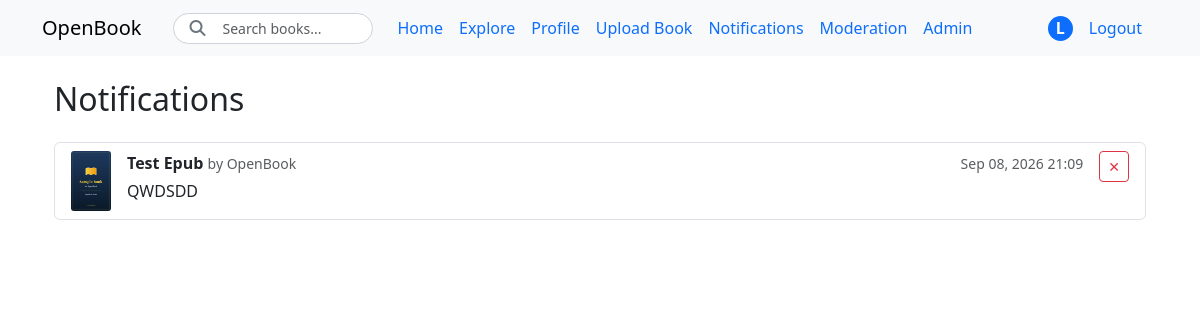
The app's page /notifications/ (signed in) with its own data.
### accounts/models.py (models this page shows, shortened)
class CustomUser(AbstractUser):
    ROLE_CHOICES = (
        ('reader', 'Reader'),
        ('reviewer', 'Reviewer'),
    )
    role = models.CharField(max_length=20, choices=ROLE_CHOICES, default='reader')
    def is_reviewer(self):
        return self.role == 'reviewer' or self.is_staff
    def has_unread_notifications(self):
        return self.notifications.filter(is_read=False).exists()

### notifications/models.py (models this page shows, shortened)
class Notification(models.Model):
    recipient = models.ForeignKey(settings.AUTH_USER_MODEL, on_delete=models.CASCADE, related_name="notifications")
    message = models.TextField()
    is_read = models.BooleanField(default=False)
    created_at = models.DateTimeField(auto_now_add=True)
    book = models.ForeignKey("books.Book", on_delete=models.CASCADE, null=True, blank=True, related_name="notifications")
    class Meta:
        ordering = ["-created_at"]

### books/models.py (models this page shows, shortened)
class Book(models.Model):
    class Status(models.TextChoices):
        PENDING = "P", "Pending"
        APPROVED = "A", "Approved"
        REJECTED = "R", "Rejected"
        REPORTED = "E", "Reported"
    class License(models.TextChoices):
        PUBLIC_DOMAIN = "PD", "Public domain"
        CREATIVE_COMMONS = "CC", "Creative Commons"
        ORIGINAL = "OR", "Original work by the user"
    title = models.CharField("Title", max_length=200)
    author = models.CharField("Author(s)", max_length=200)
    description = models.TextField("Description")
    file = models.FileField("Archive", upload_to=book_file_path,
        validators=[FileExtensionValidator(allowed_extensions=["pdf", "epub"]), validate_book_file_size],
        help_text="Only PDF or ePub.")
    cover = models.ImageField("Cover", upload_to="covers/", null=True, blank=True)
    license_type = models.CharField("License", max_length=2, choices=License.choices)
    license_detail = models.CharField("License details", max_length=200, blank=True, help_text="Example: CC BY-NC 4.0")
    rights_declaration = models.TextField("Statement of Rights", blank=True, help_text="Mandatory for original works.")
    status = models.CharField("State", max_length=1, choices=Status.choices, default=Status.PENDING)
    uploaded_by = models.ForeignKey(settings.AUTH_USER_MODEL, on_delete=models.SET_NULL, null=True, related_name="uploaded_books", verbose_name="Uploaded by" )
    reviewed_by = models.ForeignKey(settings.AUTH_USER_MODEL, on_delete=models.SET_NULL, null=True, blank=True, related_name="reviewed_books",
                verbose_name="Reviewed by")
    reviewed_at = models.DateTimeField("Revision date", null=True, blank=True)
    reviewer_comment = models.TextField("Reviewer's comment", blank=True)
    created_at = models.DateTimeField("Created", auto_now_add=True )
    updated_at = models.DateTimeField("Updated", auto_now=True)
    class Meta:
        ordering = ["-created_at"]
        verbose_name = "Book"
        verbose_name_plural = "Books"

### notifications/views.py (the view)
# urls.py: path("", views.NotificationListView.as_view(), name="notification-list"),
class NotificationListView(LoginRequiredMixin, ListView):
    model = Notification
    template_name = "notifications/notifications_list.html"
    context_object_name = "notifications"
    def get_queryset(self):
        return Notification.objects.filter(recipient=self.request.user)
    def get(self, request, *args, **kwargs):
        Notification.objects.filter(recipient=request.user, is_read=False).update(is_read=True)
        return super().get(request, *args, **kwargs)

### templates/notifications/notifications_list.html (shortened to what this page needs)
{% extends "_base.html" %}
{% load static %}
{% block content %}
<div class="container mt-4">
    <h2 class="mb-4">Notifications</h2>
    {% if notifications %}
    <div class="list-group">
        {% for notification in notifications %}
        <div class="list-group-item">
            <div class="d-flex justify-content-between align-items-start">
                <div class="d-flex gap-3 flex-grow-1 me-3">
                    {% if notification.book %}
                        {% if notification.book.cover %}
                            <img src="{{ notification.book.cover.url }}"
                                 alt="Cover of {{ notification.book.title }}"
                                 style="width: 40px; height: 60px; object-fit: cover; border-radius: 3px;">
                        {% else %}
                            <div class="bg-light border d-flex align-items-center justify-content-center"
                                 style="width: 40px; height: 60px; border-radius: 3px;">
                                <span class="text-muted" style="font-size: 9px;">No cover</span>
                            </div>
                        {% endif %}
                    {% endif %}
                    <div class="flex-grow-1">
                        <div class="d-flex justify-content-between align-items-center mb-1">
                            <div>
                                {% if notification.book %}
                                    <a href="{% url 'books:book-detail' notification.book.pk %}"
                                       class="text-decoration-none fw-semibold text-dark">
                                        {{ notification.book.title }}
                                    </a>
                                    <span class="text-muted small">by {{ notification.book.author }}</span>
                                {% endif %}
                            </div>
                            <small class="text-muted">{{ notification.created_at|date:"M d, Y H:i" }}</small>
                        </div>
                        <p class="mb-0">{{ notification.message }}</p>
                    </div>
                </div>
                <form class="delete-notification-form"
                      data-url="{% url 'notifications:delete' notification.pk %}">
                    <button type="submit"
                            class="btn btn-sm btn-outline-danger"
                            title="Delete notification">
                        ✕
                    </button>
                </form>
            </div>
        </div>
        {% endfor %}
    </div>
    {% else %}
    <div class="alert alert-info">
        You have no notifications yet.
    </div>
    {% endif %}
</div>
{% endblock %}

### templates/_base.html (shortened to what this page needs)
{% load static %}
<!DOCTYPE html>
<html lang="en">
<head>
    <link href="https://cdn.jsdelivr.net/npm/bootstrap@5.3.2/dist/css/bootstrap.min.css" rel="stylesheet">
    <link rel="stylesheet" href="https://cdnjs.cloudflare.com/ajax/libs/font-awesome/6.5.1/css/all.min.css">
    <link href="{% static 'css/base.css' %}" rel="stylesheet">
</head>
<body>
    <nav class="navbar navbar-expand-lg navbar-light bg-light">
    <div class="container">
        <a class="navbar-brand" href="{% url 'home' %}">OpenBook</a>
        <form action="{% url 'books:search-results' %}" method="get" class="mx-3">
            <div class="position-relative" style="width: 200px;">
                <i class="fas fa-search position-absolute top-50 translate-middle-y text-secondary"
                   style="left: 16px;"></i>
                <input class="form-control form-control-sm rounded-pill ps-5 pe-3"
                       type="search"
                       name="q"
                       placeholder="Search books..."
                       aria-label="Search"
                       value="{{ request.GET.q|default:'' }}"
                       style="background-color: #fff;
                              border: 1px solid #ced4da;
                              color: #212529;">
            </div>
        </form>
        <div class="collapse navbar-collapse" id="navbarNav">
            <ul class="navbar-nav me-auto">
                <li class="nav-item">
                    <a class="nav-link" href="{% url 'home' %}">Home</a>
                </li>
                <li class="nav-item">
                    <a class="nav-link" href="{% url 'books:explore' %}">Explore</a>
                </li>
                 {% if user.is_authenticated %}
                    <li class="nav-item">
                        <a class="nav-link" href="{% url 'profile' %}">Profile</a>
                    </li>
                    <li class="nav-item">
                        <a class="nav-link" href="{% url 'books:upload' %}">Upload Book</a>
                    </li>
                    <li class="nav-item">
                        <a class="nav-link" href="{% url 'notifications:notification-list' %}">
                            Notifications
                        </a>
                    </li>
                    {% if user.is_reviewer %}
                        <li class="nav-item">
                            <a class="nav-link" href="{% url 'books:pending-books' %}">Moderation</a>
                        </li>
                    {% endif %}
                    {% if user.is_staff %}
                        <li class="nav-item">
                            <a class="nav-link" href="{% url 'admin:index' %}">Admin</a>
                        </li>
                    {% endif %}
                {% endif %}
            </ul>
            <ul class="navbar-nav">
                {% if user.is_authenticated %}
                    <li class="nav-item d-flex align-items-center">
                        <span class="navbar-avatar" title="{{ user.username }}">
                            {{ user.username|first|upper }}
                        </span>
                    </li>
                    <li class="nav-item">
                        <form method="post" action="{% url 'logout' %}" class="d-inline">
                            <button type="submit" class="btn btn-link nav-link">Logout</button>
                        </form>
                    </li>
                {% endif %}
            </ul>
        </div>
    </div>
</nav>
    <main class="container mt-4">
        {% block content %}{% endblock %}
    </main>
</body>
</html>

### static/css/base.css (style rules this page uses)
.navbar-light .navbar-nav .nav-link { color: #0d6efd; font-weight: 500; transition: color 0.2s ease; }
.navbar-nav .nav-link { white-space: nowrap; }
.navbar-avatar { width: 25px; height: 25px; border-radius: 50%; background-color: #0d6efd; color: white; display: inline-flex; align-items: center; justify-content: center; font-size: 1rem; font-weight: bold; text-decoration: none; cursor: default; transition: background-color 0.2s ease; }
.navbar-light .navbar-nav .btn-link { color: #0d6efd; text-decoration: none; padding: 0.5rem 1rem; }

### records on screen
CustomUser: username|first "L"
Notification: book.cover (picture), book "Test Epub", book.author "OpenBook", created_at "Sep 08, 2026 21:09", message "QWDSDD"
